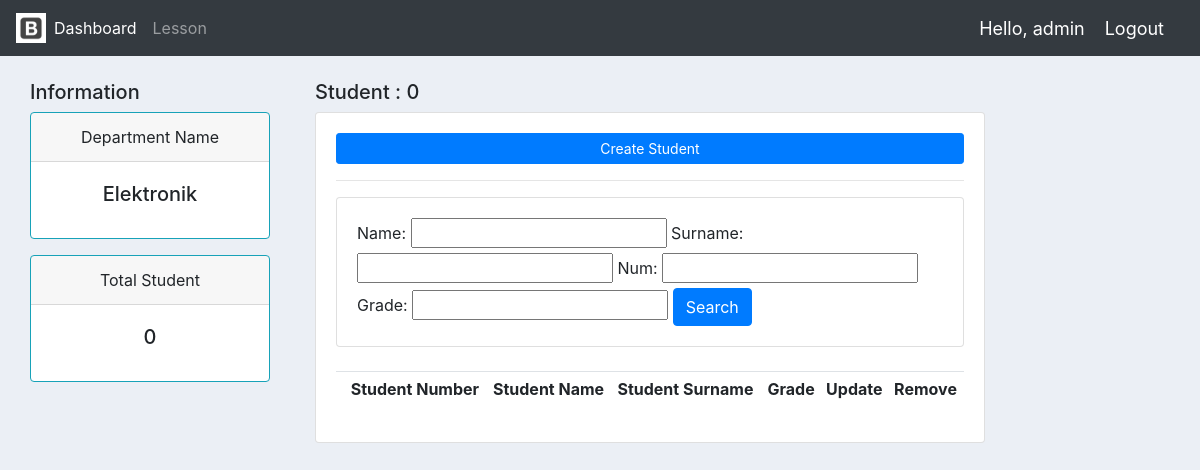
The page /department/4 (signed in) on the database as committed earlier.
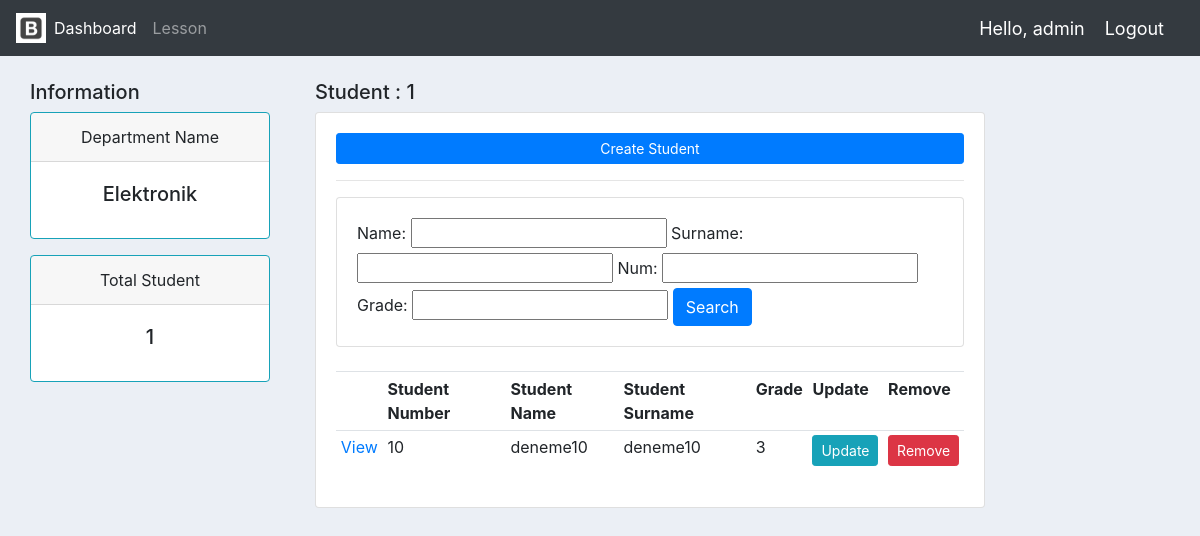
The same page on the database as committed later.
### myapp/models.py (models this page shows, shortened)
class Student(models.Model):
    user =models.OneToOneField(User, blank=True, null=True, on_delete=models.CASCADE)
    name = models.CharField(max_length=50, null=True)
    surname = models.CharField(max_length=50, null=True)
    num = models.IntegerField(null=True, blank=True)
    grade = models.IntegerField(null=True, blank=True)
    profile_pic = models.ImageField(default="user.jpeg", null=True, blank=True)
    department = models.ManyToManyField(Department)

### myapp/decorators.py (the view)
        def wrapper_func(request, *args, **kwargs):
            group =None
            if request.user.groups.exists():
                group = request.user.groups.all()[0].name
            if group in allowed_roles:
                return view_func(request, *args, **kwargs)
            else:
                return HttpResponse('You are not authorized to view this page')

### myapp/views.py (called while the page is built)
@login_required(login_url='login')
@allowed_users(allowed_roles=['admin'])
def department(request, pk):
    department = Department.objects.get(id=pk)
    student = department.student_set.all()
    student_count = student.count()
    myFilter = StudentFilter(request.GET, queryset=student)
    student = myFilter.qs
    context = {
        'student':student,
        'department':department,
        'student_count':student_count,
        'myFilter':myFilter,
    }
    return  render(request, 'accounts/department.html', context)

### myapp/templates/accounts/department.html
{% extends 'accounts/main.html' %}
{% block content %}
    <br>
    <div class="row">
    <div class="col-md-3 col-xl-3">
                <div class="row">
                    <div class="col">
                        <div class="col-md">
                            <h5 >Information</h5>
                            <div class="card text-center border-info mb-3" style="max-width: 18rem;">
                                 <div class="card-header">Department Name</div>
                                 <div class="card-body">
                                    <h5 class="card-title">{{ department.name }}</h5>
                                 </div>
                            </div>
                            <div class="card text-center border-info mb-3" style="max-width: 18rem;">
                                 <div class="card-header">Total Student</div>
                                 <div class="card-body">
                                    <h5 class="card-title">{{ student_count }}</h5>
                                 </div>
                            </div>
                        </div>
                    </div>
                </div>
        </div>
        <div class="col-md-7">
                <h5>Student : {{ student_count }}</h5>
                <div class="card card-body">
                    <a class="btn btn-primary btn-sm btn-block" href="{% url 'create_student' %}">Create Student</a>
                    <hr>
                    <div class="row">
                        <div class="col">
                            <div class="card card-body">
                                <form method="get">
                                    {{ myFilter.form }}
                                    <button class="btn btn-primary" type="submit">Search</button>
                                </form>
                            </div>
                        </div>
                    </div>
                    <br>
                    <table class="table table-sm">
                        <tr>
                            <th></th>
                            <th>Student Number</th>
                            <th>Student Name</th>
                            <th>Student Surname</th>
                            <th>Grade</th>
                            <th>Update</th>
                            <th>Remove</th>
                        </tr>
                        {% for i in student %}
                           <tr>
                                <td><a href="{% url 'students' i.id %}">View</a></td>
                                <td>{{ i.num }}</td>
                                <td>{{ i.name }}</td>
                                <td>{{ i.surname }}</td>
                                <td>{{ i.grade }}</td>
                                <td><a class="btn btn-sm btn-info" href="{% url 'update_student' i.id %}">Update</a></td>
                                <td><a class="btn btn-sm btn-danger" href="{% url 'delete_student' i.id %}">Remove</a></td>
                           </tr>
                        {% endfor %}
                    </table>
                </div>
        </div>
    </div>
{% endblock content %}

Rows that differ between the two databases and show on the page:
added Student: num "10", name "deneme10", surname "deneme10", grade "3"
Other text that changed with them:
{{ student_count }}: "0" → "1"
